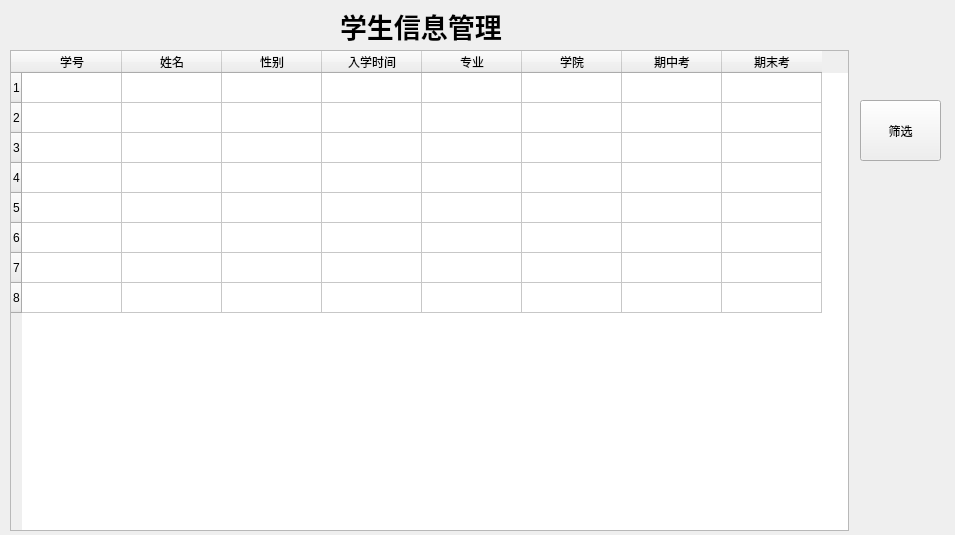
<?xml version="1.0" encoding="UTF-8"?>
<ui version="4.0">
 <class>Managing_Student</class>
 <widget class="QWidget" name="Managing_Student">
  <property name="geometry">
   <rect>
    <x>0</x>
    <y>0</y>
    <width>955</width>
    <height>535</height>
   </rect>
  </property>
  <property name="windowTitle">
   <string>Form</string>
  </property>
  <widget class="QTableWidget" name="Student_Table">
   <property name="geometry">
    <rect>
     <x>10</x>
     <y>50</y>
     <width>839</width>
     <height>481</height>
    </rect>
   </property>
   <row>
    <property name="text">
     <string>1</string>
    </property>
   </row>
   <row>
    <property name="text">
     <string>2</string>
    </property>
   </row>
   <row>
    <property name="text">
     <string>3</string>
    </property>
   </row>
   <row>
    <property name="text">
     <string>4</string>
    </property>
   </row>
   <row>
    <property name="text">
     <string>5</string>
    </property>
   </row>
   <row>
    <property name="text">
     <string>6</string>
    </property>
   </row>
   <row>
    <property name="text">
     <string>7</string>
    </property>
   </row>
   <row>
    <property name="text">
     <string>8</string>
    </property>
   </row>
   <column>
    <property name="text">
     <string>学号</string>
    </property>
    <property name="font">
     <font>
      <bold>false</bold>
     </font>
    </property>
   </column>
   <column>
    <property name="text">
     <string>姓名</string>
    </property>
   </column>
   <column>
    <property name="text">
     <string>性别</string>
    </property>
   </column>
   <column>
    <property name="text">
     <string>入学时间</string>
    </property>
   </column>
   <column>
    <property name="text">
     <string>专业</string>
    </property>
   </column>
   <column>
    <property name="text">
     <string>学院</string>
    </property>
   </column>
   <column>
    <property name="text">
     <string>期中考</string>
    </property>
   </column>
   <column>
    <property name="text">
     <string>期末考</string>
    </property>
   </column>
  </widget>
  <widget class="QPushButton" name="PushButton_screening">
   <property name="geometry">
    <rect>
     <x>860</x>
     <y>100</y>
     <width>81</width>
     <height>61</height>
    </rect>
   </property>
   <property name="text">
    <string>筛选</string>
   </property>
  </widget>
  <widget class="QLabel" name="label">
   <property name="geometry">
    <rect>
     <x>340</x>
     <y>10</y>
     <width>181</width>
     <height>31</height>
    </rect>
   </property>
   <property name="font">
    <font>
     <pointsize>20</pointsize>
     <bold>true</bold>
    </font>
   </property>
   <property name="text">
    <string>学生信息管理</string>
   </property>
  </widget>
 </widget>
 <resources/>
 <connections/>
</ui>
